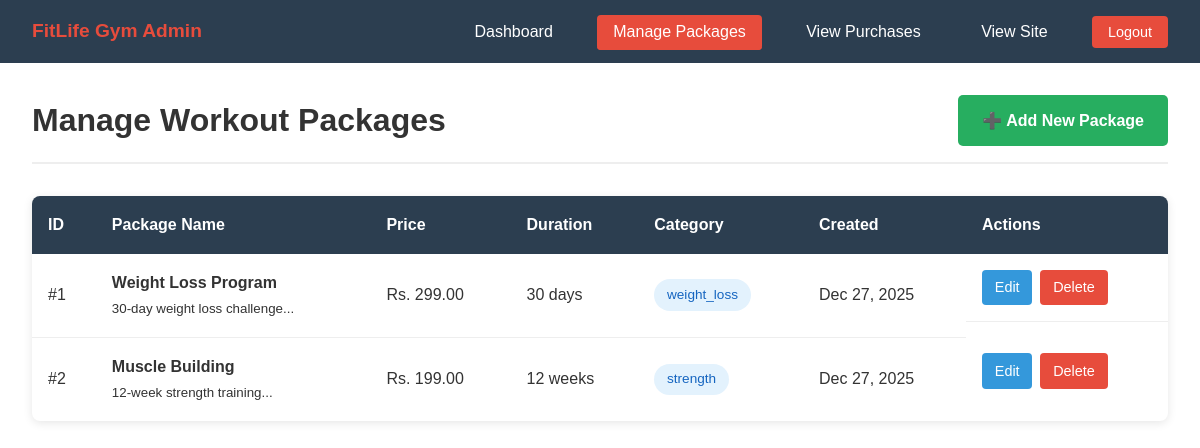
/admin/manage-packages.php (signed in), run on an earlier commit of the app's database.
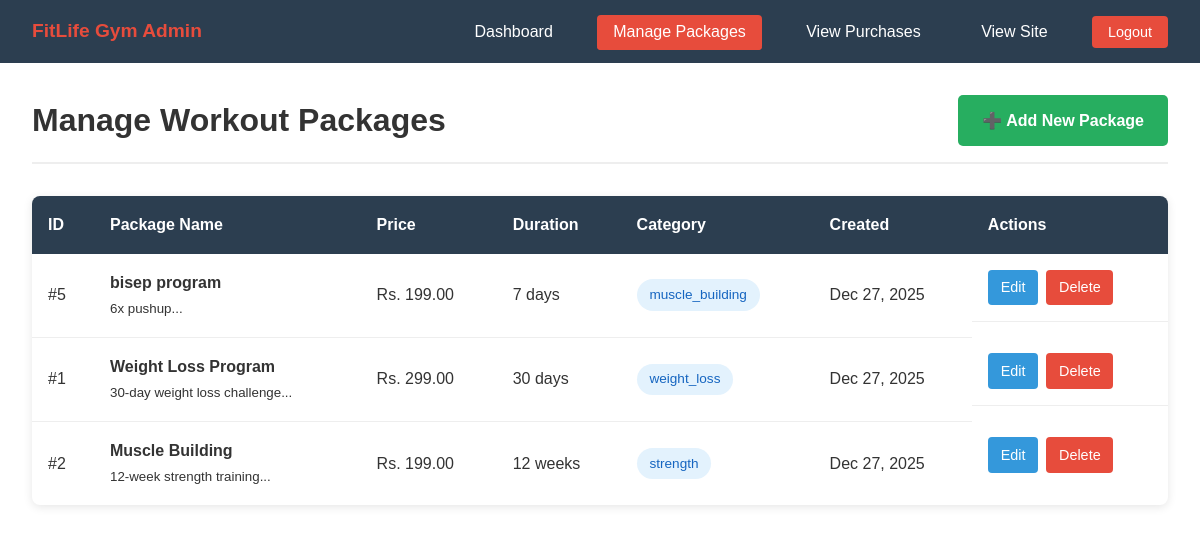
And on a later commit of the database.
### tables this page shows
CREATE TABLE `packages` (
  `id` int(11) NOT NULL,
  `name` varchar(255) NOT NULL,
  `description` text DEFAULT NULL,
  `price` decimal(10,2) NOT NULL,
  `duration` varchar(100) DEFAULT NULL,
  `category` varchar(50) DEFAULT NULL,
  `created_by` int(11) NOT NULL,
  `created_at` timestamp NOT NULL DEFAULT current_timestamp()
);

### admin/manage-packages.php (the view, shortened to what this page needs)
<?php
require_once '../includes/database.php';
$stmt = $pdo->query("SELECT * FROM packages ORDER BY created_at DESC");
$packages = $stmt->fetchAll();
?>
<!DOCTYPE html>
<html>
<head>
    <link rel="stylesheet" href="../css/style.css">
</head>
<body>
    <?php include 'admin-nav.php'; ?>
    <div class="manage-container">
        <div class="page-header">
            <h1>Manage Workout Packages</h1>
            <a href="add-package.php" class="btn-add">➕ Add New Package</a>
        </div>
        <div class="packages-table">
            <?php if (empty($packages)): ?>
                <div class="empty-state">
                    <p>No packages found.</p>
                    <a href="add-package.php" class="btn-primary">Add Your First Package</a>
                </div>
            <?php else: ?>
                <table>
                    <thead>
                        <tr>
                            <th>ID</th>
                            <th>Package Name</th>
                            <th>Price</th>
                            <th>Duration</th>
                            <th>Category</th>
                            <th>Created</th>
                            <th>Actions</th>
                        </tr>
                    </thead>
                    <tbody>
                        <?php foreach ($packages as $package): ?>
                            <tr>
                                <td>#<?php echo $package['id']; ?></td>
                                <td>
                                    <strong><?php echo htmlspecialchars($package['name']); ?></strong><br>
                                    <small><?php echo substr(htmlspecialchars($package['description']), 0, 50); ?>...</small>
                                </td>
                                <td>Rs. <?php echo number_format($package['price'], 2); ?></td>
                                <td><?php echo htmlspecialchars($package['duration']); ?></td>
                                <td>
                                    <span class="category-badge"><?php echo htmlspecialchars($package['category']); ?></span>
                                </td>
                                <td><?php echo date('M d, Y', strtotime($package['created_at'])); ?></td>
                                <td class="action-buttons">
                                    <a href="edit-package.php?id=<?php echo $package['id']; ?>" class="btn-edit">Edit</a>
                                    <a href="?delete=<?php echo $package['id']; ?>"
                                       class="btn-delete"
                                       onclick="return confirm('Are you sure you want to delete this package?')">Delete</a>
                                </td>
                            </tr>
                        <?php endforeach; ?>
                    </tbody>
                </table>
            <?php endif; ?>
        </div>
    </div>
</body>
</html>

What changed in the data, as far as the page shows it:
added packages: id "5", name "bisep program", description "6x pushup", price "199.00", duration "7 days", category "muscle_building", created_at "Dec 27, 2025"
